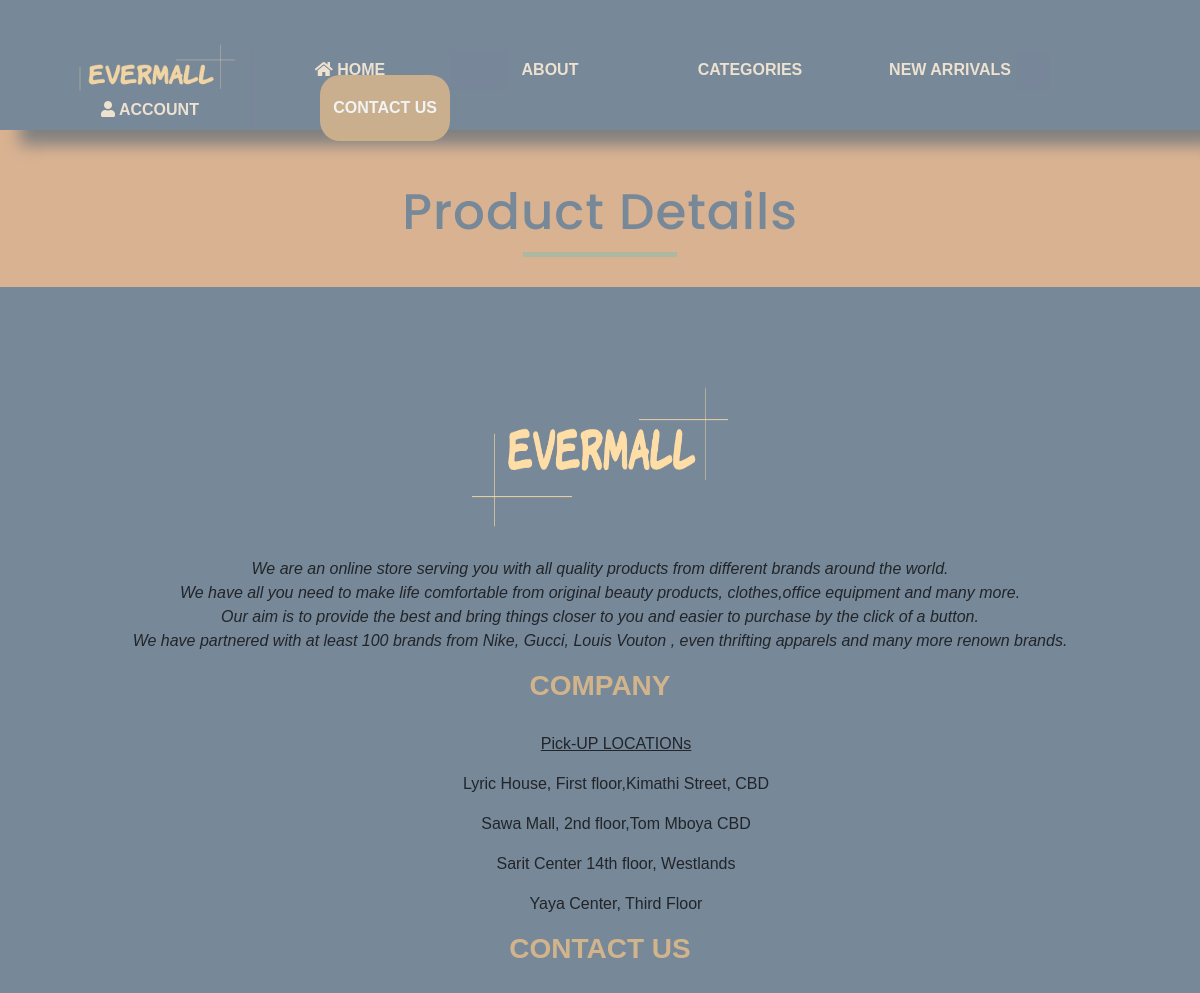
/Shop/productspage.php (upper part), run on an earlier commit of the app's database.
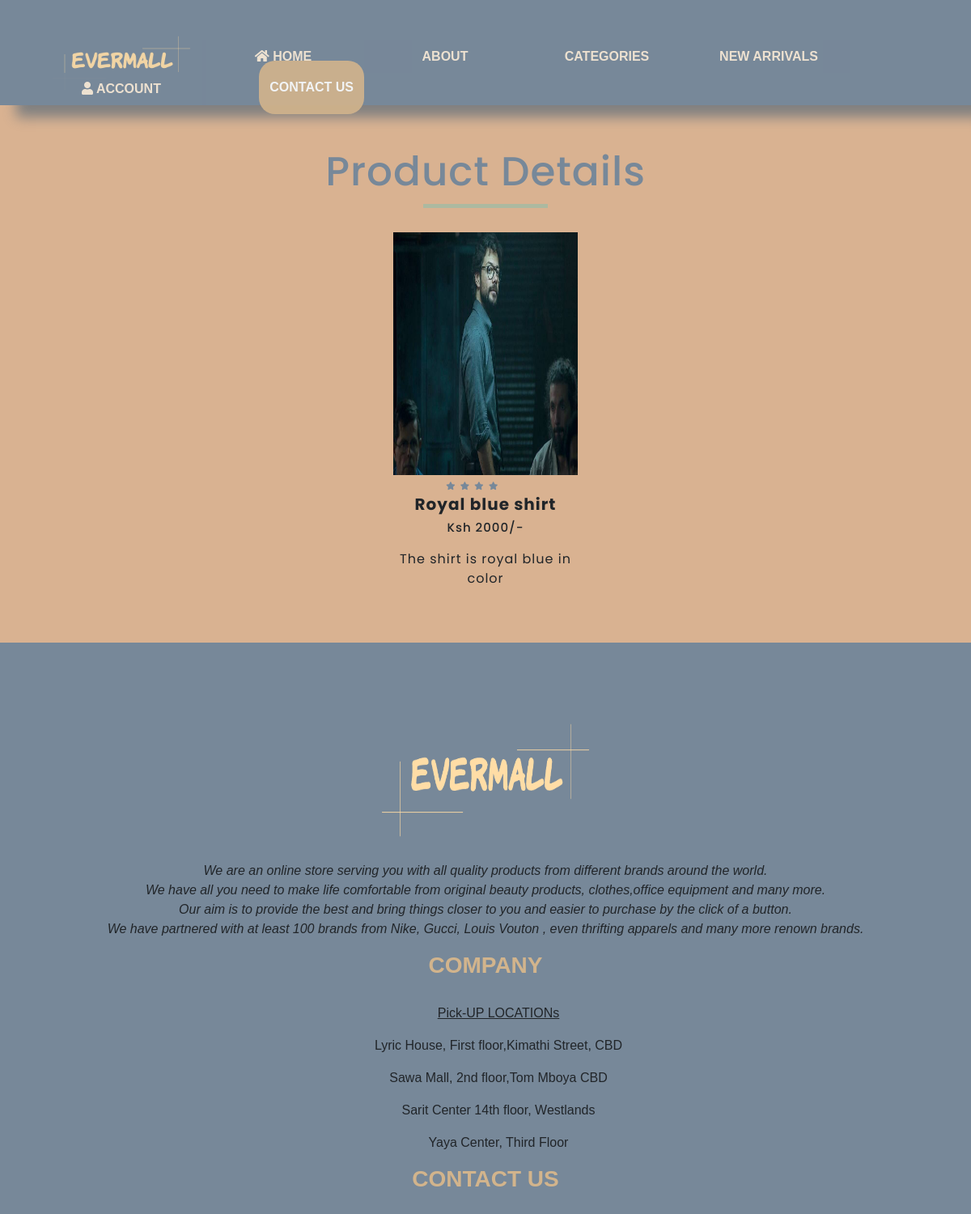
And on a later commit of the database.
### tables this page shows
CREATE TABLE `product` (
  `id` int(25) NOT NULL,
  `product_id` int(11) NOT NULL,
  `name` varchar(25) NOT NULL,
  `price` varchar(25) NOT NULL,
  `image` varchar(255) NOT NULL,
  `product_details` text NOT NULL
);

### Shop/productspage.php (the view, shortened to what this page needs)
<?php
require_once('../Admin/connections.php');
?>
<html>
    <head>
        <link rel="stylesheet" href="product2.css">
        <link rel="stylesheet" href="https://stackpath.bootstrapcdn.com/bootstrap/4.3.1/css/bootstrap.min.css">
        <link rel="stylesheet" href="https://stackpath.bootstrapcdn.com/font-awesome/4.7.0/css/font-awesome.min.css">
        <link rel="stylesheet" href="https://cdn.jsdelivr.net/npm/bootstrap@5.2.0-beta1/dist/css/bootstrap.min.css">
	 <link rel="stylesheet" type="text/css" href="https://cdnjs.cloudflare.com/ajax/libs/font-awesome/5.15.1/css/all.min.css">
     <link rel="stylesheet" href="../Index/index.css" >
</head>
<body>
<header>
			<ul>
			<a href="../Index/Index.php">
            <li><img src="../Evermall(White).png" width="300px"></li>
            </a>
			<li><b> <a href="../Index/Index.php"><i class="fa fa-home"></i> HOME </a></b>
			<li><b> <a href="#"> ABOUT </a></b>
			</li>
			<li><b> <a href="Shop.php"> CATEGORIES </a></b>
		</li>
			<li><b> <a href="#"> NEW ARRIVALS </a></b>
			</li>
	 <li><b> <a href="../Account/Account.php"><i class="fa fa-user"></i> ACCOUNT </a></b>
	 </li>
	<li id="contact"><b> <a href="#"> CONTACT US  </a></b></li>
</ul>
</header>
<?php
   $select = mysqli_query($conn, "SELECT * FROM product");
?>
<div class="small-container">
    <div class="crazydeals">
        <h1>Product Details</h1>
        <hr/>
    </div>
   <div class="row1">
       <?php while($row = mysqli_fetch_assoc($select)){ ?>
       <div class="col-md-3">
       <div class="product-top">
        <img class="" src="../Admin/uploaded_image/<?php echo $row["image"]; ?>" width="100%" height="300" alt = "product image">
        <div class="product-bottom text-center">
           <i class="fa fa-star" ></i>
           <i class="fa fa-star"></i>
           <i class="fa fa-star" ></i>
           <i class="fa fa-star" ></i>
           <i class="fa fa-star-half-o" ></i>
           <i class="fa fa-star-o"></i>
            <h3><?php echo $row['name']; ?></h3>
            <h5>Ksh <?php echo $row['price']; ?>/-</h5>
            <p><?php echo $row['product_details']; ?></p>
        </div>
       </div>
       </div>
        <?php } ?>
    </div>
</div>
<div class="footer">
	<div class="footer-col">
	   <img class="image" src="../Evermall(White).png">
	     <p> <i>We are an online store serving you with all quality products from different brands around the world. <br>
	     We have all you need to make life comfortable  from original beauty products, clothes,office equipment and many more.<br>Our aim is to provide the best and bring things closer to you and easier to purchase by the click of a button.<br>We have partnered with
	     at least 100 brands from Nike, Gucci, Louis Vouton , even thrifting apparels and many more renown brands.</i> </p>
	</div>
	<div class=" footer-col">
	    <h4> <b>COMPANY </b></h4>
	   <ul>
	       <p><u> Pick-UP LOCATIONs</u> </p>
		   <p> Lyric House, First floor,Kimathi Street, CBD  </p>
		   <p>Sawa Mall, 2nd floor,Tom Mboya CBD </p>
		   <p>Sarit Center 14th floor, Westlands  </p>
		   <p>Yaya Center, Third Floor </p>
	   </ul>
	</div>
	<div class="footer-col">
	    <h4> <b>CONTACT US</b></h4>
	 </div>
</div>
</body>
</html>

### Shop/product2.css (style rules this page uses)
.small-container { width: 100%; max-width: 1080px; font-family: Poppins , sans-serif; letter-spacing: 1px; margin:auto; padding-left: 25px; padding-right: 25px; }
.small-container h1 { margin-top: 5%; }
.row1 { display: flex; align-items: center; flex-wrap: wrap; justify-content: space-around; }
img { width: 100%; }
.product-bottom .fa { color: lightslategray; font-size: 10px; }
.product-bottom h3 { font-size: 20px; font-weight: bold; }
.product-bottom h5 { font-size: 15px; padding-bottom: 10px; }
.col-md-3 { margin-bottom: 5%; transition: transform 0.5s; justify-content: space-around; }
.image { width:209px !important; height:313px !important; }

### Index/index.css (style rules this page uses)
body { width:100%; background:url("Background cover.jpeg"); background-size: cover; background-position:center; padding: 0; margin: 0; overflow-x: hidden; text-align: center; font-family: 'Barlow',sans-serif; box-sizing:border-box; }
.image { width:400px; height:300px; }
h1 { font-size:50px; color:LightSlateGray; }
header { background-color:LightSlateGray; padding: 50px; padding-bottom: 80px; box-shadow: 20px 15px 15px Gray; }
header li img { width: 200px; float: left; margin-top: -20px; }
header ul { margin: 0; padding: 0; list-style: none; }
header ul li { float: left; width: 200px; height: 40px; background-color: LightSlateGray; opacity: .9; line-height: 40px; text-align: center; }
header ul li a { color:AntiqueWhite; text-decoration: none; padding: 13px; transition: .3s ease; }
header ul #contact a { color: #fff; background-color: Tan; border-radius:20px; float: right; position: relative; top: -15px; transition: .3s ease; }
.crazydeals hr { width: 15%; height:5px; border:none; background:#26ccca; margin:auto; margin-top:10px; margin-bottom:30px; }
.image { width:300px !important; height: 200px !important; }
.footer { margin:0; padding:0; background-color:LightSlateGray; padding: 70px; }
.footer-col h4 { font-size:28px; color: Tan; text-transform:capitalize; margin-bottom:30px; }

What changed in the data, as far as the page shows it:
added product: image (picture), name "Royal blue shirt", price "2000", product_details "The shirt is royal blue in color"
